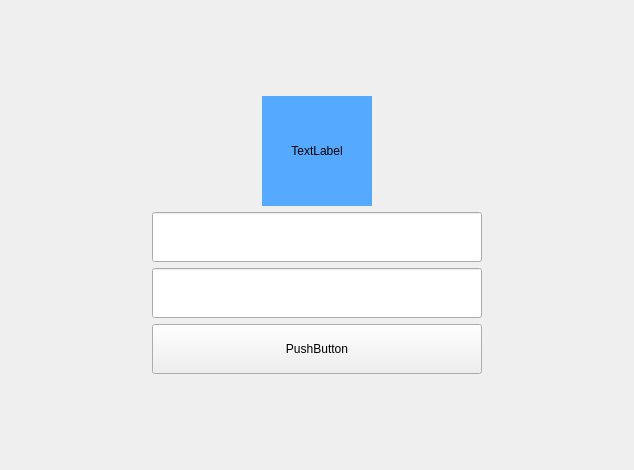
<?xml version="1.0" encoding="UTF-8"?>
<ui version="4.0">
 <class>Widget</class>
 <widget class="QWidget" name="Widget">
  <property name="geometry">
   <rect>
    <x>0</x>
    <y>0</y>
    <width>634</width>
    <height>470</height>
   </rect>
  </property>
  <property name="windowTitle">
   <string>Widget</string>
  </property>
  <layout class="QGridLayout" name="gridLayout">
   <item row="0" column="0">
    <layout class="QVBoxLayout" name="verticalLayout_2">
     <item>
      <layout class="QHBoxLayout" name="horizontalLayout">
       <item>
        <spacer name="horizontalSpacer">
         <property name="orientation">
          <enum>Qt::Horizontal</enum>
         </property>
         <property name="sizeHint" stdset="0">
          <size>
           <width>40</width>
           <height>20</height>
          </size>
         </property>
        </spacer>
       </item>
       <item>
        <widget class="QLabel" name="label">
         <property name="minimumSize">
          <size>
           <width>110</width>
           <height>110</height>
          </size>
         </property>
         <property name="maximumSize">
          <size>
           <width>110</width>
           <height>110</height>
          </size>
         </property>
         <property name="styleSheet">
          <string notr="true">background-color: rgb(85, 170, 255);</string>
         </property>
         <property name="text">
          <string>TextLabel</string>
         </property>
         <property name="alignment">
          <set>Qt::AlignCenter</set>
         </property>
        </widget>
       </item>
       <item>
        <spacer name="horizontalSpacer_2">
         <property name="orientation">
          <enum>Qt::Horizontal</enum>
         </property>
         <property name="sizeType">
          <enum>QSizePolicy::Expanding</enum>
         </property>
         <property name="sizeHint" stdset="0">
          <size>
           <width>40</width>
           <height>20</height>
          </size>
         </property>
        </spacer>
       </item>
      </layout>
     </item>
     <item>
      <layout class="QHBoxLayout" name="horizontalLayout_2">
       <item>
        <spacer name="horizontalSpacer_3">
         <property name="orientation">
          <enum>Qt::Horizontal</enum>
         </property>
         <property name="sizeHint" stdset="0">
          <size>
           <width>40</width>
           <height>20</height>
          </size>
         </property>
        </spacer>
       </item>
       <item>
        <layout class="QVBoxLayout" name="verticalLayout">
         <item>
          <widget class="QLineEdit" name="lineEdit">
           <property name="minimumSize">
            <size>
             <width>330</width>
             <height>50</height>
            </size>
           </property>
           <property name="maximumSize">
            <size>
             <width>330</width>
             <height>50</height>
            </size>
           </property>
          </widget>
         </item>
         <item>
          <widget class="QLineEdit" name="lineEdit_2">
           <property name="minimumSize">
            <size>
             <width>330</width>
             <height>50</height>
            </size>
           </property>
           <property name="maximumSize">
            <size>
             <width>330</width>
             <height>50</height>
            </size>
           </property>
          </widget>
         </item>
         <item>
          <widget class="QPushButton" name="pushButton">
           <property name="minimumSize">
            <size>
             <width>330</width>
             <height>50</height>
            </size>
           </property>
           <property name="maximumSize">
            <size>
             <width>330</width>
             <height>50</height>
            </size>
           </property>
           <property name="text">
            <string>PushButton</string>
           </property>
          </widget>
         </item>
        </layout>
       </item>
       <item>
        <spacer name="horizontalSpacer_4">
         <property name="orientation">
          <enum>Qt::Horizontal</enum>
         </property>
         <property name="sizeHint" stdset="0">
          <size>
           <width>40</width>
           <height>20</height>
          </size>
         </property>
        </spacer>
       </item>
      </layout>
     </item>
    </layout>
   </item>
  </layout>
 </widget>
 <layoutdefault spacing="6" margin="11"/>
 <resources/>
 <connections/>
</ui>
